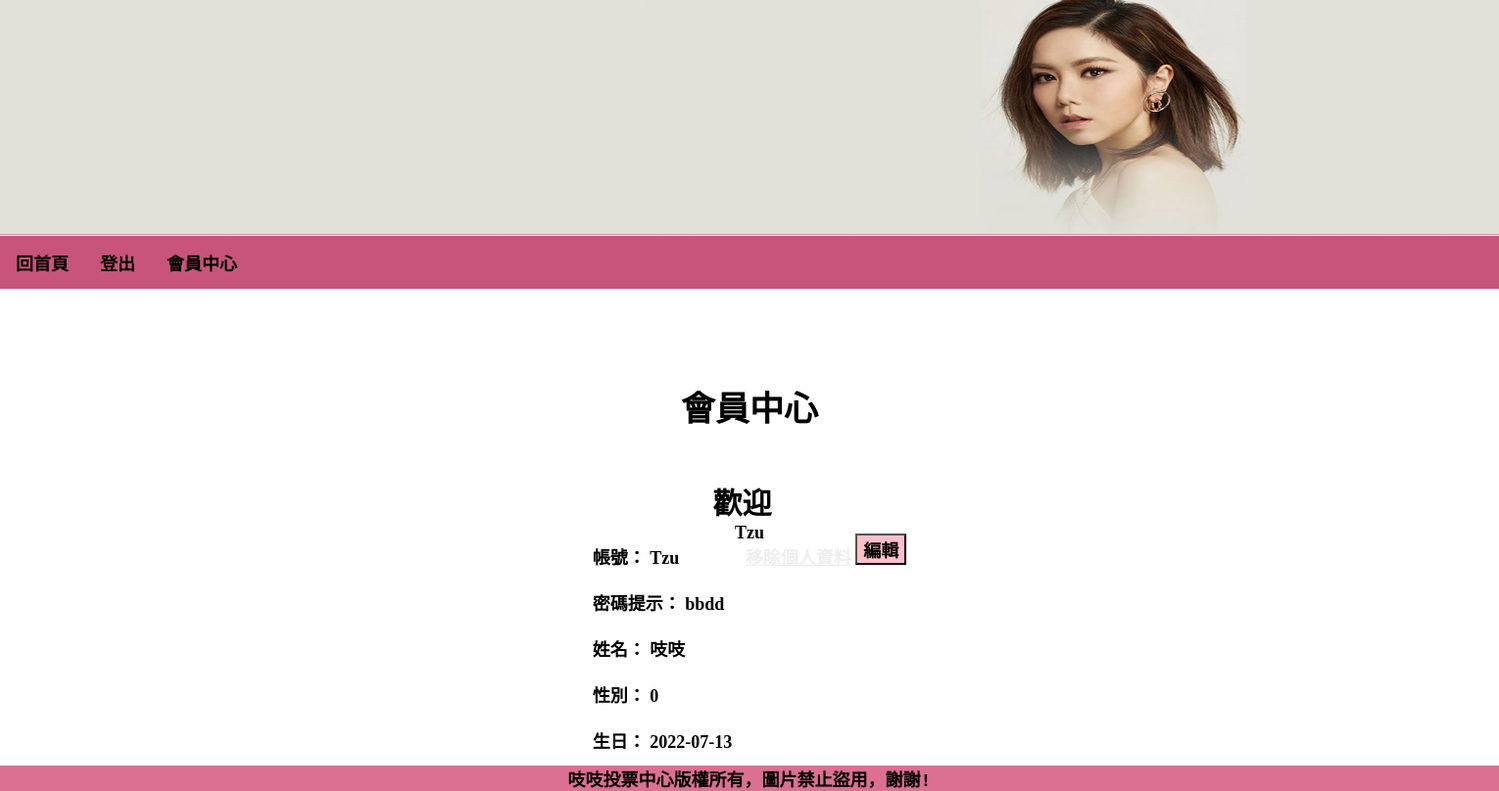
/index.php?do=member_center (signed in), run on the app's committed database.
### tables this page shows
CREATE TABLE `users` (
  `id` int(11) UNSIGNED NOT NULL COMMENT '序號',
  `acc` varchar(12) NOT NULL COMMENT '帳號',
  `pw` varchar(128) NOT NULL,
  `passnote` varchar(29) NOT NULL COMMENT '密碼提示',
  `name` varchar(12) NOT NULL,
  `birthday` date NOT NULL,
  `gender` tinyint(1) UNSIGNED NOT NULL COMMENT '性別'
);

### api/base.php (called while the page is built, shortened)
<?php
    function pdo(){
        $dsn="mysql:host=localhost;charset=utf8;dbname=s1110220";
        return new PDO($dsn,'s1110220','s1110220');
    }
    function find($table,$arg){
        $pdo=pdo();
        $sql="SELECT * FROM $table WHERE ";
            if(is_array($arg)){
                foreach($arg as $key => $value){
                    $tmp[]="`$key`='$value'";
                }
                $sql.=implode(" AND " ,$tmp);
            }else{
                $sql.=" `id`='$arg'";
            }
            return $pdo->query($sql)->fetch(PDO::FETCH_ASSOC);
        }
?>

### front/member_center.php (the view, shortened to what this page needs)
<h1 class="head_mem" style="text-align: center; position: relative; bottom: 50px; font-size: 35px;">會員中心</h1>
<h1 class="head_w" style="text-align: center; font-size: 30px;">歡迎&nbsp;&nbsp;</h1><h1 class="head_n" style="text-align: center;"><?=$_SESSION['user'];?></h1>
<?php
$user=find('users',['acc'=>$_SESSION['user']]);
?>
<div class="member_cen" style="display: flex; justify-content: center;">
    <div class="member_cen" style="display: block; justify-content: center;">
        <div>
            <span>帳號：</span>
            <?=$user['acc'];?>
        </div>
        <br>
        <div>
            <span>密碼提示：</span>
            <?=$user['passnote'];?>
        </div>
        <br>
        <div>
            <span>姓名：</span>
            <?=$user['name'];?>
        </div>
        <br>
        <div>
            <span>性別：</span>
            <?=$user['gender'];?>
        </div>
        <br>
        <div>
            <span>生日：</span>
            <?=$user['birthday'];?>
        </div>
    </div>
    <p>&nbsp;</p>
    <p>&nbsp;</p>
    <p>&nbsp;</p>
    <div class="remove_perdata" style="text-align: center;">
        <a class="remove" href='./api/remove_acc.php?id=<?=$user['id'];?>'>移除個人資料</a>
    </div>
    <p>&nbsp;</p>
    <form action='./index.php?do=member_edit' method='post'>
        <input type="submit" style="background: pink; position: relative; bottom: 10px;"value="編輯">
    </form>
</div>

### css/basic.css (style rules this page uses)
* { box-sizing: border-box; margin: 0px; list-style-type: none; font-size: 16px; font-weight: bolder; }

### css/front.css (style rules this page uses)
* { font-size: 18px; }

### front/member_center.php (style rules this page uses)
.remove { color:#eee; }

### data on the page
users: acc "Tzu", passnote "bbdd", name "吱吱", gender "0", birthday "2022-07-13"

### other printed values
$_SESSION['user'] "Tzu"
